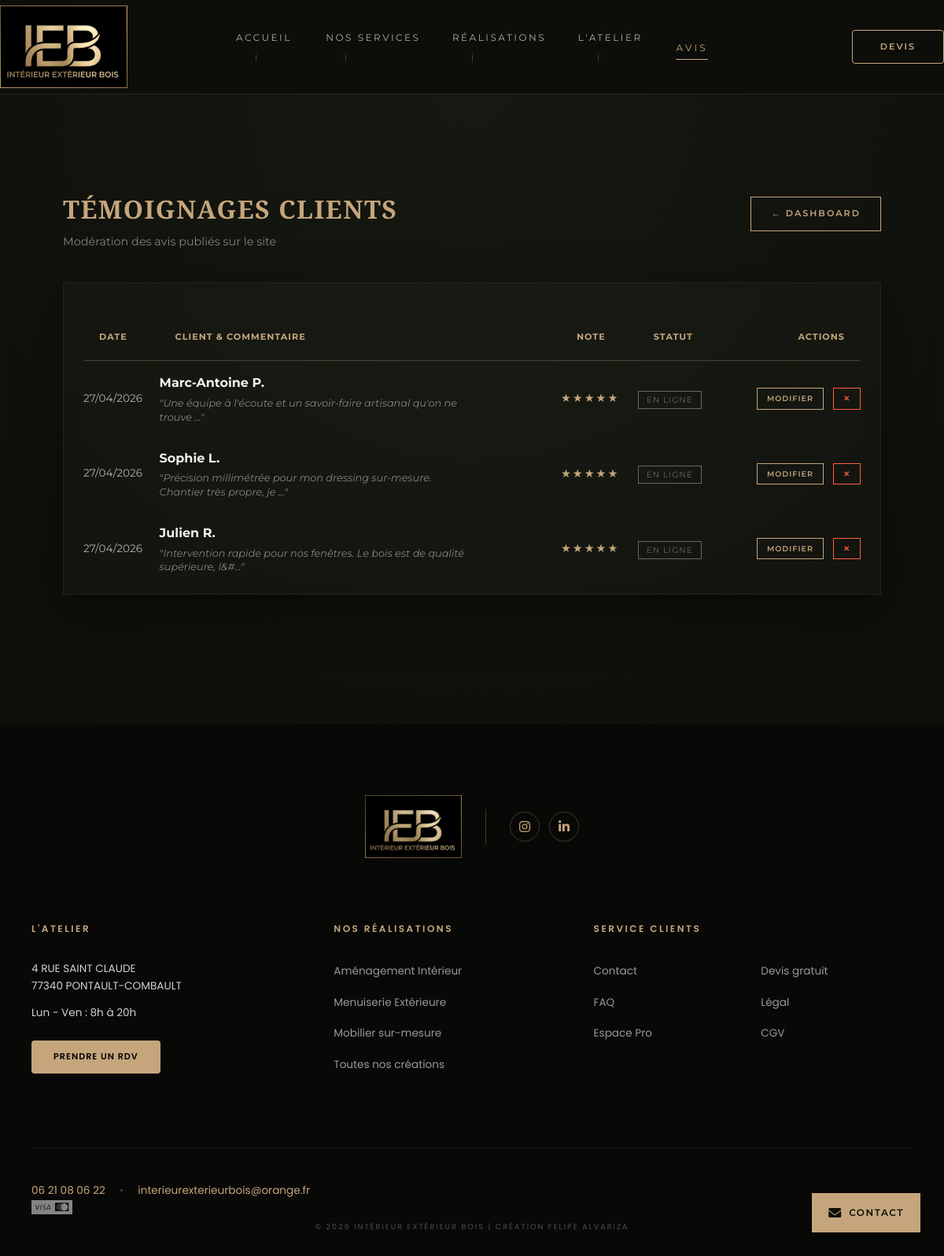
The page /admin/avis.php (signed in) on the database its author committed.
### tables this page shows
CREATE TABLE IF NOT EXISTS `avis` (
  `id` int(11) NOT NULL AUTO_INCREMENT,
  `nom` varchar(255) DEFAULT NULL,
  `commentaire` mediumtext DEFAULT NULL,
  `type_projet` varchar(100) DEFAULT NULL,
  `note` int(11) DEFAULT NULL,
  `statut` varchar(50) DEFAULT 'affiche',
  `date` datetime DEFAULT current_timestamp(),
  `image` varchar(255) DEFAULT NULL,
  `slug` varchar(255) DEFAULT NULL,
  `est_detaille` tinyint(1) DEFAULT 0,
  PRIMARY KEY (`id`)
);

### src/admin/avis.php (the view, shortened to what this page needs)
<?php
require_once('../includes/db.php');
$stmt = $pdo->query("SELECT * FROM avis WHERE statut != 'corbeille' ORDER BY date DESC");
$avis = $stmt->fetchAll();
include('../includes/header.php');
?>
<link rel="stylesheet" href="../css/admin.css">
<main class="admin-main">
    <div class="container" style="max-width: 1100px; margin: 0 auto; padding: 0 20px;">
        <div style="display: flex; justify-content: space-between; align-items: flex-start; margin-bottom: 40px;">
            <div>
                <h1 class="serif-gold" style="margin-bottom: 5px;">Témoignages Clients</h1>
                <p style="opacity: 0.5; font-size: 0.9rem;">Modération des avis publiés sur le site</p>
            </div>
            <a href="index.php" class="btn-gold" style="font-size: 0.7rem; padding: 12px 25px; width: auto; min-width: 140px; text-transform: uppercase; letter-spacing: 2px; text-decoration: none; display: inline-flex; align-items: center; justify-content: center;">
                ← Dashboard
            </a>
        </div>
        <?php if (empty($avis)): ?>
            <div class="card-premium" style="text-align: center; padding: 60px 20px;">
                <p style="opacity: 0.4; font-family: 'Playfair Display', serif; font-style: italic; font-size: 1.2rem;">
                    Aucun témoignage n'est enregistré pour le moment.
                </p>
            </div>
        <?php else: ?>
            <div class="card-premium" style="padding: 10px 25px;">
                <table class="admin-table" style="width: 100%; border-spacing: 0;">
                    <thead>
                        <tr>
                            <th style="text-align:left; padding-bottom: 20px; color: var(--gold-accent); font-size: 0.7rem; text-transform: uppercase; letter-spacing: 1px;">Date</th>
                            <th style="text-align:left; padding-bottom: 20px; color: var(--gold-accent); font-size: 0.7rem; text-transform: uppercase; letter-spacing: 1px;">Client & Commentaire</th>
                            <th style="text-align:left; padding-bottom: 20px; color: var(--gold-accent); font-size: 0.7rem; text-transform: uppercase; letter-spacing: 1px;">Note</th>
                            <th style="text-align:left; padding-bottom: 20px; color: var(--gold-accent); font-size: 0.7rem; text-transform: uppercase; letter-spacing: 1px;">Statut</th>
                            <th style="text-align:right; padding-bottom: 20px; color: var(--gold-accent); font-size: 0.7rem; text-transform: uppercase; letter-spacing: 1px;">Actions</th>
                        </tr>
                    </thead>
                    <tbody>
                        <?php foreach ($avis as $a): ?>
                        <tr>
                            <td style="padding: 15px 0; font-size: 0.85rem; opacity: 0.7; border-bottom: 1px solid rgba(197, 166, 124, 0.1);">
                                <?= date('d/m/Y', strtotime($a['date'])) ?>
                            </td>
                            <td style="padding: 15px 0; border-bottom: 1px solid rgba(197, 166, 124, 0.1);">
                                <strong style="display: block; color: var(--light-beige); margin-bottom: 4px;"><?= htmlspecialchars($a['nom']) ?></strong>
                                <span style="font-size: 0.8rem; opacity: 0.5; font-style: italic; display: block; max-width: 400px; line-height: 1.4;">
                                    "<?= mb_strimwidth(htmlspecialchars($a['commentaire']), 0, 80, "...") ?>"
                                </span>
                            </td>
                            <td style="padding: 15px 0; color: var(--gold-accent); letter-spacing: 2px; font-size: 0.9rem; border-bottom: 1px solid rgba(197, 166, 124, 0.1);">
                                <?php
                                    for($i=1; $i<=5; $i++) {
                                        echo ($i <= $a['note']) ? '★' : '<span style="opacity:0.2;">★</span>';
                                    }
                                ?>
                            </td>
                            <td style="padding: 15px 0; border-bottom: 1px solid rgba(197, 166, 124, 0.1);">
                                <span class="badge <?= $a['statut'] === 'affiche' ? 'badge-read' : 'badge-new' ?>" style="font-size: 0.65rem;">
                                    <?= $a['statut'] === 'affiche' ? 'En ligne' : 'Masqué' ?>
                                </span>
                            </td>
                            <td style="text-align: right; padding: 15px 0; border-bottom: 1px solid rgba(197, 166, 124, 0.1);">
                                <div style="display: flex; gap: 12px; justify-content: flex-end;">
                                    <a href="edit_avis.php?id=<?= $a['id'] ?>" class="btn-mini-gold" style="text-decoration:none;">Modifier</a>
                                    <a href="delete_avis.php?id=<?= $a['id'] ?>" class="btn-mini-flush" style="text-decoration:none;" onclick="return confirm('Envoyer cet avis à la corbeille ?')">
                                        ✕
                                    </a>
                                </div>
                            </td>
                        </tr>
                        <?php endforeach; ?>
                    </tbody>
                </table>
            </div>
        <?php endif; ?>
    </div>
</main>
<?php include('../includes/footer.php'); ?>

### src/css/style.css (style rules this page uses)
:root { --dark-wood: #0d0e0a; --bg-light: #161811; --light-beige: #f4f1ea; --gold-accent: #c5a67c; --gold-glow: rgba(197, 166, 124, 0.3); --transition-luxe: all 0.6s cubic-bezier(0.16, 1, 0.3, 1); }
.container { width: 90%; max-width: 1400px; margin: 0 auto; }
.card-premium { background: rgba(255,255,255,0.02); border: 1px solid rgba(197,166,124,0.08); box-shadow: 0 20px 60px rgba(0,0,0,0.4); }
* { box-sizing: border-box; margin: 0; padding: 0; }
body { font-family: 'Montserrat', sans-serif; background: linear-gradient( to bottom, #0d0e0a 0%, #141610 30%, #161811 60%, #1a1c14 100% ); color: var(--light-beige); -webkit-font-smoothing: antialiased; line-height: 1.6; overflow-x: hidden; }
h1, h2, h3 { font-family: 'Playfair Display', serif; font-weight: 600; }
.btn-gold { width: 100%; padding: 20px; background: var(--gold-accent); color: #1a1c14; border: none; text-transform: uppercase; letter-spacing: 3px; font-weight: 700; cursor: pointer; transition: all 0.4s ease; margin-top: 10px; }
:root { --gold-accent: #c5a67c; --gold-glow: rgba(197, 166, 124, 0.4); --light-beige: #f5f5f0; }
html { scroll-behavior: smooth; }
h1, h2 { letter-spacing: -0.02em; }
html, body { max-width: 100%; overflow-x: hidden; width: 100%; }

### src/css/header.css (style rules this page uses)
html, body { max-width: 100%; overflow-x: hidden; width: 100%; position: relative; }
html, body { max-width: 100% !important; overflow-x: hidden !important; position: relative; width: 100%; }

### src/css/admin.css (style rules this page uses)
:root { --dark-wood: #0d0e0a; --bg-light: #161811; --light-beige: #f4f1ea; --gold-accent: #c5a67c; --gold-glow: rgba(197, 166, 124, 0.2); --transition-luxe: all 0.6s cubic-bezier(0.16, 1, 0.3, 1); }
body { background-color: var(--dark-wood); color: var(--light-beige); font-family: 'Montserrat', sans-serif; margin: 0; line-height: 1.6; }
.admin-main { padding: 120px 0; background: radial-gradient(circle at top center, var(--bg-light) 0%, var(--dark-wood) 100%); min-height: 100vh; }
.serif-gold { font-family: 'Playfair Display', serif; color: var(--gold-accent); letter-spacing: 1.5px; font-weight: 600; text-transform: uppercase; }
.card-premium { background: rgba(255, 255, 255, 0.02); border: 1px solid rgba(197, 166, 124, 0.1); padding: 40px; position: relative; transition: var(--transition-luxe); overflow: hidden; backdrop-filter: blur(10px); }
.admin-table { width: 100%; border-collapse: separate; border-spacing: 0 15px; margin-top: 40px; }
.admin-table th { text-align: left; padding: 10px 20px; font-size: 0.75rem; text-transform: uppercase; letter-spacing: 2px; color: var(--gold-accent); border-bottom: 1px solid rgba(197, 166, 124, 0.3); }
.admin-table tr { background: rgba(255, 255, 255, 0.03); transition: var(--transition-luxe); }
.admin-table td { padding: 20px; border-top: 1px solid rgba(197, 166, 124, 0.05); border-bottom: 1px solid rgba(197, 166, 124, 0.05); }
.btn-gold { display: inline-block; padding: 12px 25px; background: transparent; border: 1px solid var(--gold-accent); color: var(--gold-accent); text-decoration: none; text-transform: uppercase; font-size: 0.8rem; letter-spacing: 1px; font-weight: 600; transition: var(--transition-luxe); }
.badge { font-size: 0.65rem; padding: 4px 10px; letter-spacing: 1px; text-transform: uppercase; border: 1px solid currentColor; }
.badge-read { color: #666; }
.btn-mini-gold, .btn-mini-flush { display: inline-block; padding: 5px 12px; text-decoration: none; text-transform: uppercase; font-size: 0.6rem; letter-spacing: 1px; font-weight: 600; transition: var(--transition-luxe); border: 1px solid; width: auto; }
.btn-mini-gold { border-color: var(--gold-accent); color: var(--gold-accent); }
.btn-mini-flush { border-color: #ff5f40; color: #ff5f40; }
.admin-table tr { background: transparent !important; border-bottom: 1px solid rgba(197, 166, 124, 0.1); }
.admin-table tr:last-child { border-bottom: none; }
.admin-table td { border: none !important; }

### src/css/footer.css (style rules this page uses)
html, body { max-width: 100%; overflow-x: hidden; width: 100%; height: 100%; margin: 0; padding: 0; position: relative; }

### rows shown on the page
avis: date "27/04/2026", nom "Marc-Antoine P.", commentaire "Une équipe à l'écoute et un savoir-faire artisanal qu'on ne trouve ...", statut "EN LIGNE"
avis: date "27/04/2026", nom "Sophie L.", commentaire "Précision millimétrée pour mon dressing sur-mesure. Chantier très propre, je ...", statut "EN LIGNE"
avis: date "27/04/2026", nom "Julien R.", commentaire "Intervention rapide pour nos fenêtres. Le bois est de qualité supérieure, l&#...", statut "EN LIGNE"
